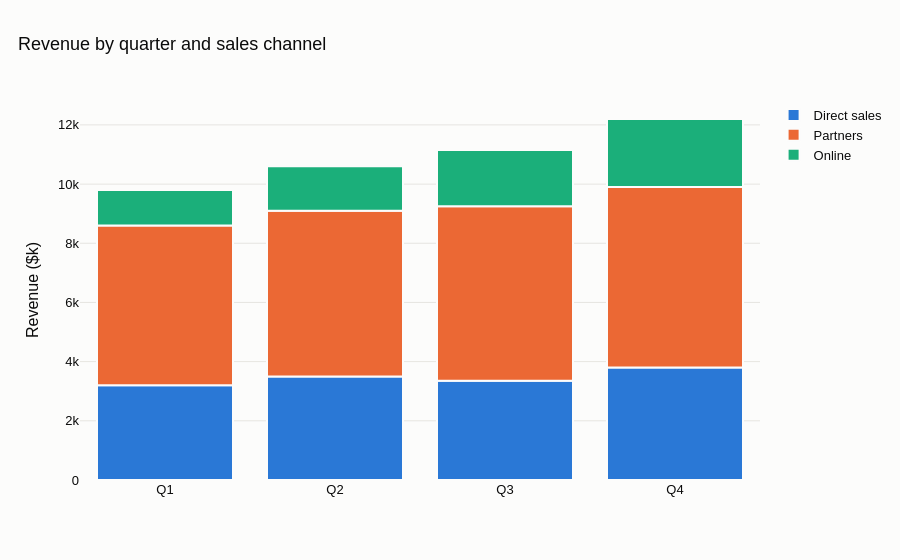

This figure's notebook cell:
### Markdown cell above
### plotly

### Code cell
import plotly.express as px
long = df.rename_axis("quarter").reset_index().melt(id_vars="quarter", var_name="channel", value_name="revenue")
fig = px.bar(long, x="quarter", y="revenue", color="channel", color_discrete_sequence=PALETTE,
             labels={"quarter": "", "revenue": "Revenue ($k)", "channel": ""},
             title="Revenue by quarter and sales channel")
fig.update_traces(marker_line_color="#fcfcfb", marker_line_width=2)
fig.show()

### Figure 1 — Plotly figure (JSON) as saved in the notebook; plotly's stock layout.template omitted (floating-point values rounded to 4 significant figures)
{"data": [{"hovertemplate": "=%{x}<br>Revenue ($k)=%{y}<extra></extra>", "legendgroup": "Direct sales", "marker": {"color": "#2a78d6", "line": {"color": "#fcfcfb", "width": 2}, "pattern": {"shape": ""}}, "name": "Direct sales", "orientation": "v", "showlegend": true, "textposition": "auto", "type": "bar", "x": ["Q1", "Q2", "Q3", "Q4"], "xaxis": "x", "y": [3200, 3500, 3350, 3800], "yaxis": "y"}, {"hovertemplate": "=%{x}<br>Revenue ($k)=%{y}<extra></extra>", "legendgroup": "Partners", "marker": {"color": "#eb6834", "line": {"color": "#fcfcfb", "width": 2}, "pattern": {"shape": ""}}, "name": "Partners", "orientation": "v", "showlegend": true, "textposition": "auto", "type": "bar", "x": ["Q1", "Q2", "Q3", "Q4"], "xaxis": "x", "y": [5400, 5600, 5900, 6100], "yaxis": "y"}, {"hovertemplate": "=%{x}<br>Revenue ($k)=%{y}<extra></extra>", "legendgroup": "Online", "marker": {"color": "#1baf7a", "line": {"color": "#fcfcfb", "width": 2}, "pattern": {"shape": ""}}, "name": "Online", "orientation": "v", "showlegend": true, "textposition": "auto", "type": "bar", "x": ["Q1", "Q2", "Q3", "Q4"], "xaxis": "x", "y": [1200, 1500, 1900, 2300], "yaxis": "y"}], "layout": {"barmode": "relative", "legend": {"title": {"text": ""}, "tracegroupgap": 0}, "title": {"text": "Revenue by quarter and sales channel"}, "xaxis": {"anchor": "y", "domain": [0.0, 1.0], "title": {"text": ""}}, "yaxis": {"anchor": "x", "domain": [0.0, 1.0], "title": {"text": "Revenue ($k)"}}}}
